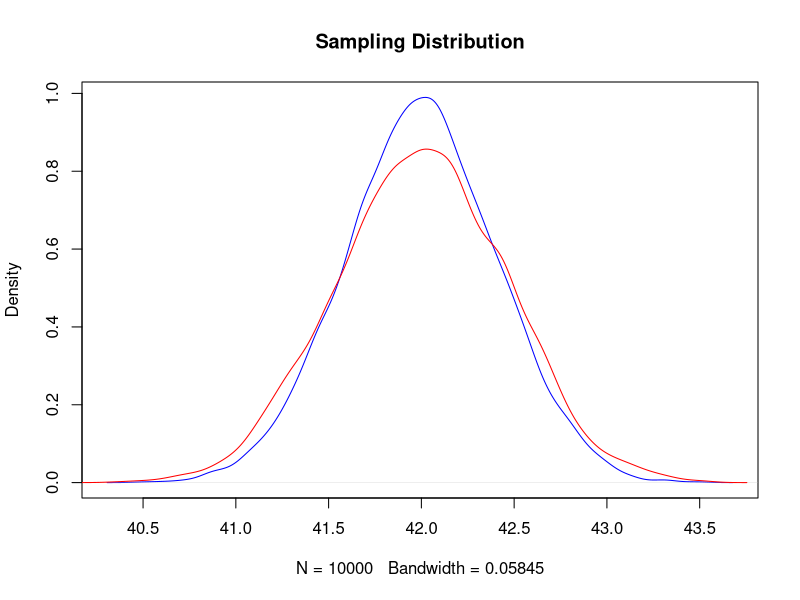
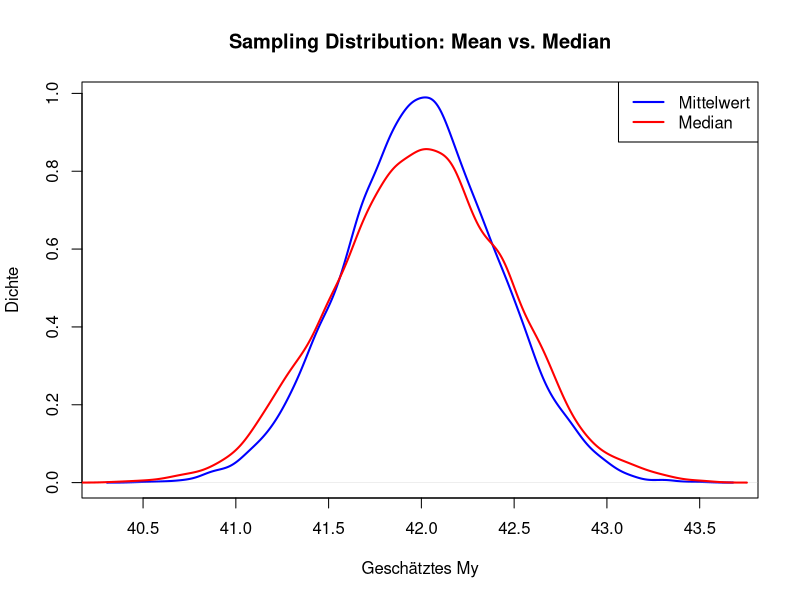
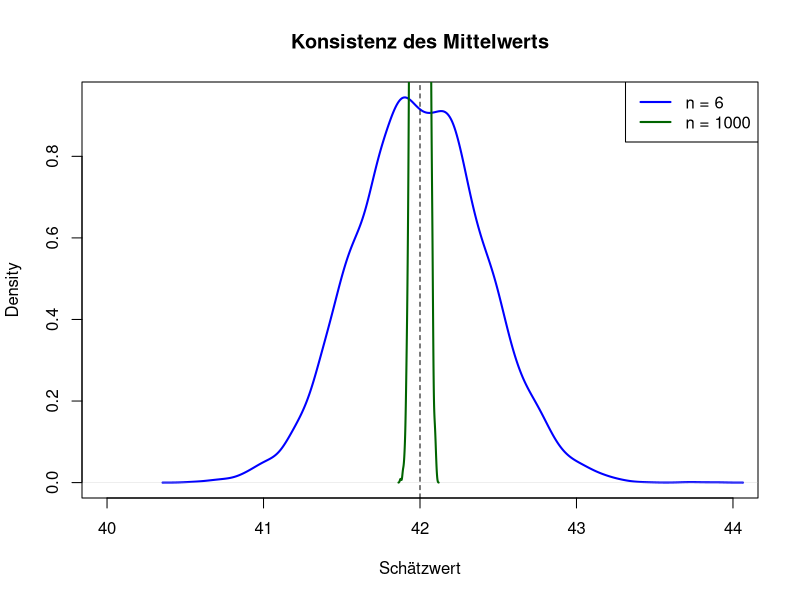

The R script that drew these images, in order:
## ---- chunk 1
knitr::opts_chunk$set(echo = TRUE)
## ---- chunk 2
a = rnorm(6, 42, 1)
mean_a = mean(a)
median_a = median(a)
mean_a
median_a
## ---- chunk 3
res_mean = numeric(10000)
res_median = numeric(10000)

for (i in 1:10000) {
  # get data like done before
  data = rnorm(n = 6, mean = 42, sd = 1)
  # safe data from current run to array
  res_mean[i] = mean(data)
  res_median[i] = median(data)
}

plot(density(res_mean), col="blue", main="Sampling Distribution")
lines(density(res_median), col="red")
## ---- chunk 4
# Plot der Dichte für den Mittelwert (Blau)
plot(density(res_mean), col="blue", lwd=2, 
     main="Sampling Distribution: Mean vs. Median",
     xlab="Geschätztes My", ylab="Dichte")

# Hinzufügen der Dichte für den Median (Rot)
lines(density(res_median), col="red", lwd=2)

# Legende hinzufügen
legend("topright", legend=c("Mittelwert", "Median"), col=c("blue", "red"), lwd=2)
## ---- chunk 5
sd_mean <- sd(res_mean)
sd_median <- sd(res_median)

# Ausgabe der Ergebnisse
cat("Standardabweichung Mittelwert:", sd_mean, "\n")
cat("Standardabweichung Median:", sd_median, "\n")
## ---- chunk 6
# Parameter
n_iterations <- 10000
true_mu <- 42

# Speicher für Ergebnisse
res_n6 <- numeric(n_iterations)
res_n1000 <- numeric(n_iterations)

# Simulation
for (i in 1:n_iterations) {
  # Kleine Stichprobe (n=6)
  res_n6[i] <- mean(rnorm(n = 6, mean = true_mu, sd = 1))
  
  # Große Stichprobe (n=1000)
  res_n1000[i] <- mean(rnorm(n = 1000, mean = true_mu, sd = 1))
}

# Visualisierung
plot(density(res_n6), col="blue", lwd=2, main="Konsistenz des Mittelwerts",
     xlab="Schätzwert", xlim=c(40, 44))
lines(density(res_n1000), col="darkgreen", lwd=2)
abline(v = true_mu, lty=2) # Wahrer Wert
legend("topright", legend=c("n = 6", "n = 1000"), col=c("blue", "darkgreen"), lwd=2)
